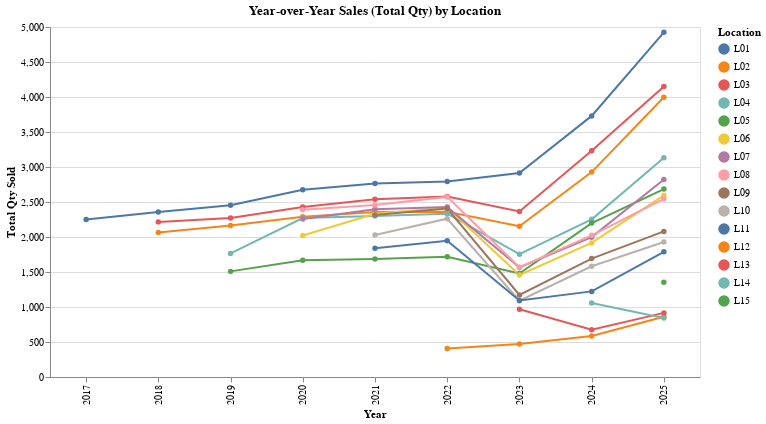

The code cell stored with this chart in its notebook:
### Code cell
# YoY chart: line per location
chart = (
    alt.Chart(sales_yoy)
    .mark_line(point=True)
    .encode(
        x=alt.X("Year:O", title="Year"),
        y=alt.Y("total_qty:Q", title="Total Qty Sold"),
        color=alt.Color("LocationID:N", title="Location"),
        tooltip=[
            alt.Tooltip("Year:O", title="Year"),
            alt.Tooltip("LocationID:N", title="Location"),
            alt.Tooltip("total_qty:Q", title="Total Qty"),
            alt.Tooltip("orders:Q", title="Unique Orders"),
            alt.Tooltip("line_items:Q", title="Line Items"),
        ],
    )
    .properties(title="Year-over-Year Sales (Total Qty) by Location", width=650, height=350)
)

chart

### Figure 1 — Vega-Lite specification as saved in the notebook (floating-point values rounded to 4 significant figures)
{"config": {"view": {"continuousWidth": 300, "continuousHeight": 300}}, "data": {"name": "data-df310bd2d34da6ebfe62a44379344b18"}, "mark": {"type": "line", "point": true}, "encoding": {"color": {"field": "LocationID", "title": "Location", "type": "nominal"}, "tooltip": [{"field": "Year", "title": "Year", "type": "ordinal"}, {"field": "LocationID", "title": "Location", "type": "nominal"}, {"field": "total_qty", "title": "Total Qty", "type": "quantitative"}, {"field": "orders", "title": "Unique Orders", "type": "quantitative"}, {"field": "line_items", "title": "Line Items", "type": "quantitative"}], "x": {"field": "Year", "title": "Year", "type": "ordinal"}, "y": {"field": "total_qty", "title": "Total Qty Sold", "type": "quantitative"}}, "height": 350, "title": "Year-over-Year Sales (Total Qty) by Location", "width": 650, "$schema": "https://vega.github.io/schema/vega-lite/v5.20.1.json", "datasets": {"data-df310bd2d34da6ebfe62a44379344b18": [{"Year": 2017, "LocationID": "L01", "total_qty": 2251, "line_items": 2025, "orders": 733}, {"Year": 2018, "LocationID": "L01", "total_qty": 2357, "line_items": 2160, "orders": 771}, {"Year": 2018, "LocationID": "L02", "total_qty": 2065, "line_items": 1862, "orders": 686}, {"Year": 2018, "LocationID": "L03", "total_qty": 2216, "line_items": 1965, "orders": 729}, {"Year": 2019, "LocationID": "L01", "total_qty": 2453, "line_items": 2237, "orders": 796}, {"Year": 2019, "LocationID": "L02", "total_qty": 2165, "line_items": 1990, "orders": 719}, {"Year": 2019, "LocationID": "L03", "total_qty": 2272, "line_items": 2088, "orders": 748}, {"Year": 2019, "LocationID": "L04", "total_qty": 1766, "line_items": 1517, "orders": 596}, {"Year": 2019, "LocationID": "L05", "total_qty": 1509, "line_items": 1254, "orders": 523}, {"Year": 2020, "LocationID": "L01", "total_qty": 2676, "line_items": 2459, "orders": 860}, {"Year": 2020, "LocationID": "L02", "total_qty": 2290, "line_items": 2103, "orders": 751}, {"Year": 2020, "LocationID": "L03", "total_qty": 2429, "line_items": 2245, "orders": 797}, {"Year": 2020, "LocationID": "L04", "total_qty": 2271, "line_items": 2029, "orders": 747}, {"Year": 2020, "LocationID": "L05", "total_qty": 1669, "line_items": 1418, "orders": 566}, {"Year": 2020, "LocationID": "L06", "total_qty": 2021, "line_items": 1841, "orders": 664}, {"Year": 2020, "LocationID": "L07", "total_qty": 2257, "line_items": 2063, "orders": 735}, {"Year": 2020, "LocationID": "L08", "total_qty": 2389, "line_items": 2389, "orders": 751}, {"Year": 2021, "LocationID": "L01", "total_qty": 2764, "line_items": 2576, "orders": 895}, {"Year": 2021, "LocationID": "L02", "total_qty": 2357, "line_items": 2130, "orders": 774}, {"Year": 2021, "LocationID": "L03", "total_qty": 2540, "line_items": 2388, "orders": 832}, {"Year": 2021, "LocationID": "L04", "total_qty": 2299, "line_items": 2034, "orders": 738}, {"Year": 2021, "LocationID": "L05", "total_qty": 1685, "line_items": 1442, "orders": 571}, {"Year": 2021, "LocationID": "L06", "total_qty": 2332, "line_items": 2090, "orders": 762}, {"Year": 2021, "LocationID": "L07", "total_qty": 2396, "line_items": 2180, "orders": 794}, {"Year": 2021, "LocationID": "L08", "total_qty": 2457, "line_items": 2457, "orders": 795}, {"Year": 2021, "LocationID": "L09", "total_qty": 2314, "line_items": 2092, "orders": 761}, {"Year": 2021, "LocationID": "L10", "total_qty": 2028, "line_items": 1807, "orders": 674}, {"Year": 2021, "LocationID": "L11", "total_qty": 1838, "line_items": 1613, "orders": 605}, {"Year": 2022, "LocationID": "L01", "total_qty": 2792, "line_items": 2627, "orders": 902}, {"Year": 2022, "LocationID": "L02", "total_qty": 2361, "line_items": 2187, "orders": 775}, {"Year": 2022, "LocationID": "L03", "total_qty": 2580, "line_items": 2418, "orders": 848}, {"Year": 2022, "LocationID": "L04", "total_qty": 2333, "line_items": 2085, "orders": 770}, {"Year": 2022, "LocationID": "L05", "total_qty": 1718, "line_items": 1454, "orders": 584}, {"Year": 2022, "LocationID": "L06", "total_qty": 2420, "line_items": 2222, "orders": 786}, {"Year": 2022, "LocationID": "L07", "total_qty": 2427, "line_items": 2240, "orders": 810}, {"Year": 2022, "LocationID": "L08", "total_qty": 2573, "line_items": 2573, "orders": 815}, {"Year": 2022, "LocationID": "L09", "total_qty": 2406, "line_items": 2164, "orders": 800}, {"Year": 2022, "LocationID": "L10", "total_qty": 2261, "line_items": 2040, "orders": 739}, {"Year": 2022, "LocationID": "L11", "total_qty": 1946, "line_items": 1678, "orders": 660}, {"Year": 2022, "LocationID": "L12", "total_qty": 408, "line_items": 399, "orders": 152}, {"Year": 2023, "LocationID": "L01", "total_qty": 2914, "line_items": 2826, "orders": 1138}, {"Year": 2023, "LocationID": "L02", "total_qty": 2153, "line_items": 2104, "orders": 858}, {"Year": 2023, "LocationID": "L03", "total_qty": 2364, "line_items": 2309, "orders": 918}, {"Year": 2023, "LocationID": "L04", "total_qty": 1754, "line_items": 1707, "orders": 673}, {"Year": 2023, "LocationID": "L05", "total_qty": 1479, "line_items": 1440, "orders": 582}, {"Year": 2023, "LocationID": "L06", "total_qty": 1457, "line_items": 1429, "orders": 578}, {"Year": 2023, "LocationID": "L07", "total_qty": 1565, "line_items": 1516, "orders": 599}, {"Year": 2023, "LocationID": "L08", "total_qty": 1568, "line_items": 1545, "orders": 620}, {"Year": 2023, "LocationID": "L09", "total_qty": 1172, "line_items": 1161, "orders": 444}, {"Year": 2023, "LocationID": "L10", "total_qty": 1089, "line_items": 1063, "orders": 438}, {"Year": 2023, "LocationID": "L11", "total_qty": 1094, "line_items": 1076, "orders": 432}, {"Year": 2023, "LocationID": "L12", "total_qty": 473, "line_items": 464, "orders": 187}, {"Year": 2023, "LocationID": "L13", "total_qty": 967, "line_items": 929, "orders": 368}, {"Year": 2024, "LocationID": "L01", "total_qty": 3730, "line_items": 3645, "orders": 1432}, {"Year": 2024, "LocationID": "L02", "total_qty": 2927, "line_items": 2846, "orders": 1138}, {"Year": 2024, "LocationID": "L03", "total_qty": 3231, "line_items": 3154, "orders": 1252}, {"Year": 2024, "LocationID": "L04", "total_qty": 2253, "line_items": 2184, "orders": 896}, {"Year": 2024, "LocationID": "L05", "total_qty": 2199, "line_items": 2154, "orders": 867}, {"Year": 2024, "LocationID": "L06", "total_qty": 1916, "line_items": 1850, "orders": 753}, {"Year": 2024, "LocationID": "L07", "total_qty": 1998, "line_items": 1959, "orders": 797}, {"Year": 2024, "LocationID": "L08", "total_qty": 2024, "line_items": 1981, "orders": 794}, {"Year": 2024, "LocationID": "L09", "total_qty": 1692, "line_items": 1646, "orders": 641}, {"Year": 2024, "LocationID": "L10", "total_qty": 1582, "line_items": 1548, "orders": 602}, {"Year": 2024, "LocationID": "L11", "total_qty": 1223, "line_items": 1203, "orders": 499}, {"Year": 2024, "LocationID": "L12", "total_qty": 586, "line_items": 574, "orders": 232}, {"Year": 2024, "LocationID": "L13", "total_qty": 675, "line_items": 662, "orders": 256}, {"Year": 2024, "LocationID": "L14", "total_qty": 1058, "line_items": 1014, "orders": 413}, {"Year": 2025, "LocationID": "L01", "total_qty": 4924, "line_items": 4803, "orders": 1957}, {"Year": 2025, "LocationID": "L02", "total_qty": 3997, "line_items": 3900, "orders": 1575}, {"Year": 2025, "LocationID": "L03", "total_qty": 4150, "line_items": 4048, "orders": 1664}, {"Year": 2025, "LocationID": "L04", "total_qty": 3131, "line_items": 3057, "orders": 1206}, {"Year": 2025, "LocationID": "L05", "total_qty": 2685, "line_items": 2640, "orders": 1028}, {"Year": 2025, "LocationID": "L06", "total_qty": 2595, "line_items": 2526, "orders": 1020}, {"Year": 2025, "LocationID": "L07", "total_qty": 2822, "line_items": 2754, "orders": 1078}, {"Year": 2025, "LocationID": "L08", "total_qty": 2546, "line_items": 2455, "orders": 987}, {"Year": 2025, "LocationID": "L09", "total_qty": 2080, "line_items": 2034, "orders": 807}, {"Year": 2025, "LocationID": "L10", "total_qty": 1929, "line_items": 1881, "orders": 742}, {"Year": 2025, "LocationID": "L11", "total_qty": 1788, "line_items": 1754, "orders": 713}, {"Year": 2025, "LocationID": "L12", "total_qty": 862, "line_items": 843, "orders": 337}, {"Year": 2025, "LocationID": "L13", "total_qty": 916, "line_items": 890, "orders": 356}, {"Year": 2025, "LocationID": "L14", "total_qty": 843, "line_items": 823, "orders": 310}, {"Year": 2025, "LocationID": "L15", "total_qty": 1353, "line_items": 1326, "orders": 553}]}}
